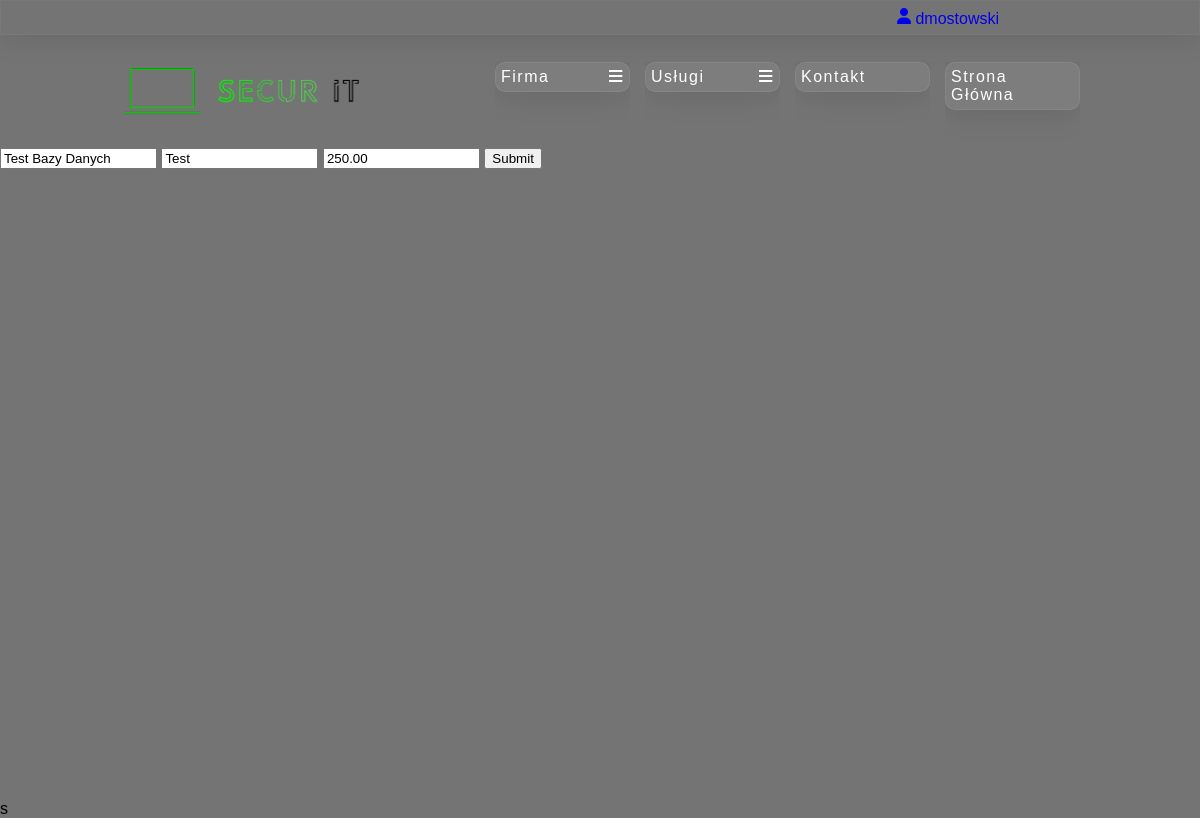
Page /BO/databases_edit.php?id_service=3 (signed in) on the committed database.
### tables this page shows
create table users (
    id_user int primary key auto_increment,  
    id_employee int,  
    id_company int,  
    first_name varchar(50),  
    last_name varchar(100),  
    id_country_code int,  
    phone_number varchar(20),  
    email_address varchar(200),  
    username varchar(50),  
    password varchar(250),  
    is_company_admin boolean,  
    id_discount int,  
    foreign key (id_employee) references employees (id_employee),  
    foreign key (id_country_code) references country_codes (id_country_code),  
    foreign key (id_discount) references discounts (id_discount)  
);

create table services (
    id_service int primary key auto_increment,  
    id_service_type int,  
    name varchar(100),  
    description longtext,  
    price decimal(10,2),  
    foreign key (id_service_type) references service_types (id_service_type)  
);

### DB/db_connection.php (called while the page is built, shortened)
<?php
    class db_connection{
        var $host = "localhost";
        var $dbname = "secur_it";
        var $username = "root";
        var $password = "";
        public function databaseConnect(){
            $con = mysqli_connect($this->host, $this->username, $this->password, $this->dbname);
            if(!$con){
                die("Connection failed: " . mysqli_connect_error());
            }
            else{
                $this->connect = $con;
            }
        }
    }
?>

### DB/db_accounts.php (called while the page is built, shortened)
<?php
    include_once("db_connection.php");
    class db_accounts extends db_connection {
        function selectCustomerById($id_user, $id_company)
        {
            $query = "SELECT u.id_user, u.id_company, u.first_name, u.last_name, u.id_country_code as uicc, cc1.country_code as ucc, u.phone_number as upn, u.email_address as uea, u.username, u.password, u.is_company_admin, c.company_name, c.additional_name, c.tax, c.id_country_code, cc2.country_code as ccc, c.phone_number as cpn, c.email_address as cea
            FROM users as u
            JOIN country_codes as cc1 ON cc1.id_country_code = u.id_country_code
            LEFT JOIN companies as c ON c.id_company = u.id_company
            LEFT JOIN country_codes as cc2 ON cc2.id_country_code = c.id_country_code
            WHERE id_user =".$id_user.";";
            $data = mysqli_query($this->connect, $query);
            if (mysqli_num_rows($data) > 0)
            {
                return $data;
            }
        }
    }
?>

### DB/db_services.php (called while the page is built, shortened)
<?php
    include_once("db_connection.php");
    class db_services extends db_connection{
        function selectServiceById($id_service) {
            $query = "SELECT `id_service`, `id_service_type`, `name`, `description`, `price` FROM `services` WHERE id_service =".$id_service;
            $data = mysqli_query($this->connect, $query);
            if (mysqli_num_rows($data) > 0) {
                return $data;
            }
        }
    }
?>

### BO/databases_edit.php (the view, shortened to what this page needs)
<!DOCTYPE html>
<html lang="pl">
    <head>
        <link rel="stylesheet" href="./admin.css">
        <link rel="stylesheet" href="https://cdnjs.cloudflare.com/ajax/libs/font-awesome/4.7.0/css/font-awesome.min.css">
    </head>
    <body>
        <main class="main">
            <?php
                include("./admin_header.php");
                include("./admin_nav.php");
                include('../DB/db_services.php');
                $baza = new db_services();
                if(!empty($_GET)){
                    $baza->databaseConnect();
                    $id_service=$_GET['id_service'];
                    $data = $baza->selectServiceById($id_service);
                    if (!empty($data)){
                        while($row = mysqli_fetch_assoc($data))
                        {
                            echo "<form class='MyForm' action='./admin_databases.php' method = 'get'>
                                <input type='text' name='name' id='name' value='".$row['name']."'></input>
                                <input type='text' name='description' id='description' value='".$row['description']."'></input>
                                <input type='number' name='price' placeholder='cena' id='price' class='price' value=".$row['price']."></input>";
                            echo "<input type='hidden' name='id_service' id='id_service' class='id_service' value=".$row['id_service']."></input>
                                <input type='hidden' name='opcja' id='opcja' class='opcja' value='edytuj'></input>
                                <input type='submit'></input>
                                </form>";
                        }
                    }
                }
            ?>
        </main>
    </body>
</html>s

### BO/admin_header.php (shortened to what this page needs)
<header>
    <?php
        include_once('../DB/db_accounts.php');
        if ($_SESSION['loggedin'] === true) {
            $id_user = $_SESSION['id_user'];
            $baza = new db_accounts();
            $baza->databaseConnect();
            $data = $baza->selectCustomerById($id_user, null);
            if ($data && mysqli_num_rows($data) > 0) {
                $user = mysqli_fetch_assoc($data);
                echo "<div class='user_page'>";
                echo "<a href='./admin_account.php'><i class='fa-solid fa-user'></i> ";
                echo ($user['username']);
                echo "</a></div>";
            }
        }
        else{
            echo "<p><a href='../FO/registration.php'>Rejestracja</a></p>
            <p><a href='../FO/login.php'>Logowanie</a></p>";
        }
    ?>
</header>

### BO/admin.css (style rules this page uses)
* { margin: 0; text-decoration: none; overflow: hidden; font-family: 'Gill Sans', 'Gill Sans MT', Calibri, 'Trebuchet MS', sans-serif; box-sizing: border-box; }
body { background-color: rgb(117, 116, 116); display: flex; flex-direction: column; }
header { display: flex; height: 35px; justify-content: flex-end; align-items: center; padding: 5px; padding-right: 190px; background-color: rgb(117, 116, 116 0.6); box-shadow: 0 4px 30px rgba(0, 0, 0, 0.1); backdrop-filter: blur(3.5px); -webkit-backdrop-filter: blur(3.5px); border: 1px solid rgba(147, 143, 143, 0.18); }
.main { overflow: auto; width: 100vw; height: calc(100vh - 50px); background-size: cover; margin-bottom: 50px; }
.user_page, .firma_page, .button_logout { padding: 10px; }

### rows in the picture
users: username "dmostowski"
services: name "Test Bazy Danych", description "Test", price "250.00"
